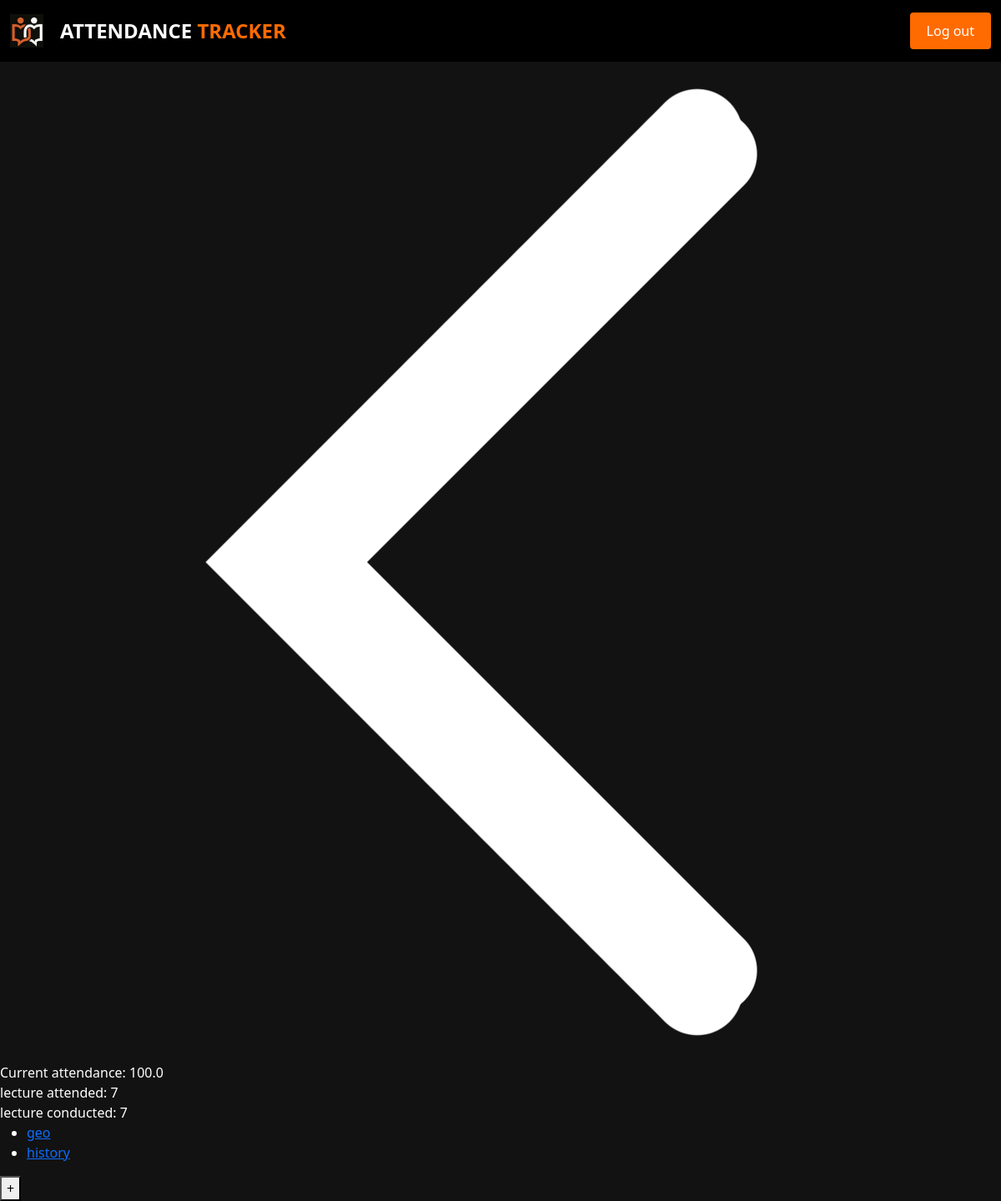
The page /group/3 (signed in) on the database as committed earlier.
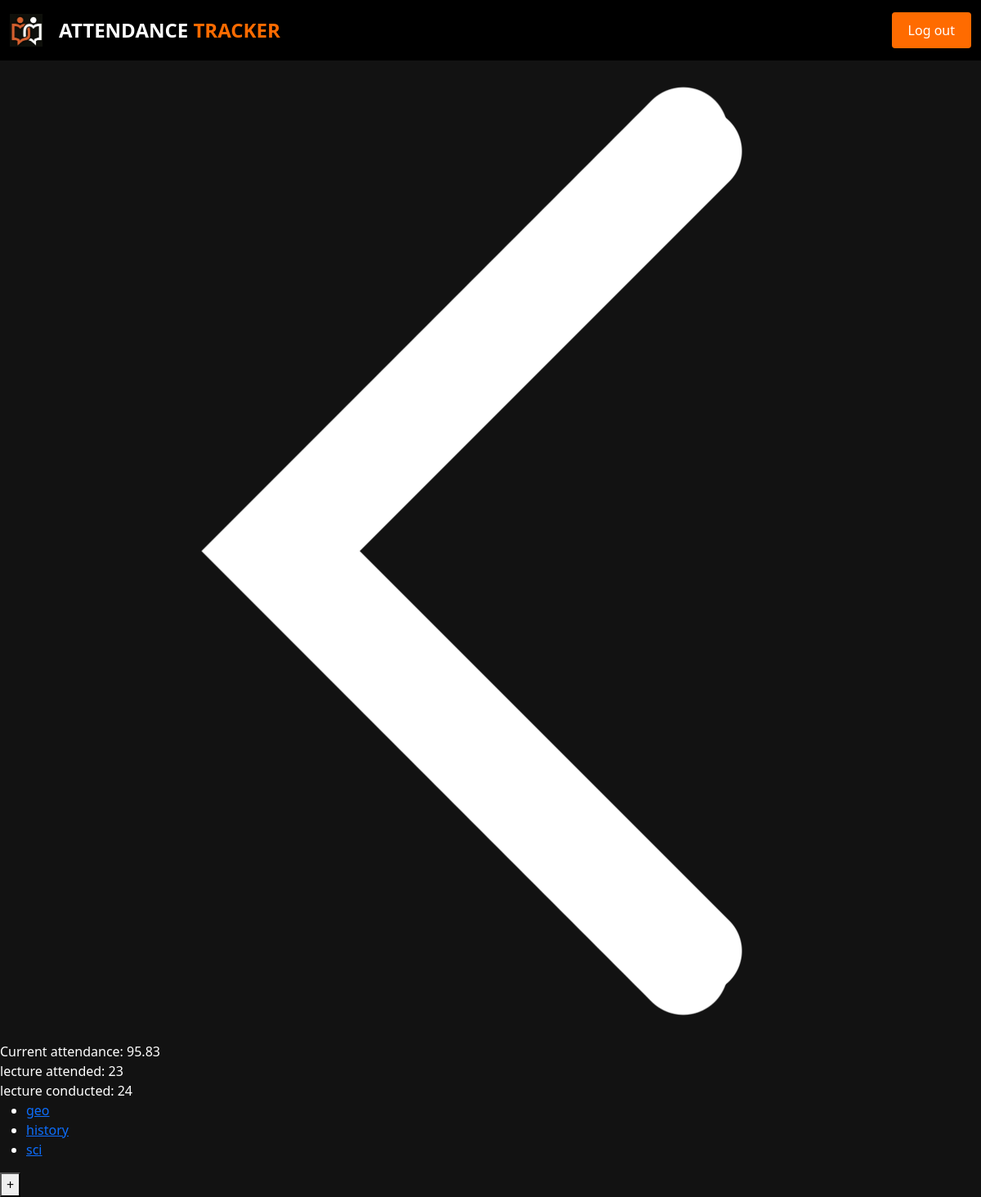
The same page on the database as committed later.
### tables this page shows
CREATE TABLE subjects (
    id INTEGER PRIMARY KEY AUTOINCREMENT,
    group_id INTEGER NOT NULL,
    name TEXT NOT NULL,
    FOREIGN KEY (group_id) REFERENCES groups(id) ON DELETE CASCADE
);

### app.py (the view, shortened to what this page needs)
@app.route("/group/<int:id>", methods=['GET', 'POST'])
@login_required
def group(id):
    db = get_db()
    group = db.execute("SELECT * FROM groups WHERE user_id = ? AND id = ?", [session['user_id'], id]).fetchone()
    attendance = db.execute("SELECT SUM(lecture_attended) as attend, SUM(lecture_conducted) as conduct FROM sessions WHERE group_id = ? GROUP BY group_id",[id]).fetchone()
    if attendance is None:
        percent = 0
        attendance = {'attend': 0, 'conduct': 0}
    else:
        percent = int(attendance['attend']) / int(attendance['conduct']) * 100
        percent = round(percent, 2)
    if group['use_subgroups'] == 1:
        sub_group = db.execute("SELECT * FROM subjects WHERE group_id = ?", [id]).fetchall()
        return render_template("group.html",attendance=attendance,percent=percent, group=group, subject=sub_group, id=id)
    return render_template("group.html",attendance=attendance, group=group, id=id,percent=percent, today=datetime.date.today())

### database.py (called while the page is built)
def get_db():
    if 'db' not in g:
        g.db = sqlite3.connect('attendance.db')
        g.db.row_factory = sqlite3.Row  # lets you access columns by name like dict
    return g.db

### help.py (called while the page is built)
def login_required(f):
    @wraps(f)
    def decorated_function(*args, **kwargs):
        if 'user_id' not in session:
            return redirect('/login')
        return f(*args, **kwargs)
    return decorated_function

### templates/group.html (shortened to what this page needs)
{% extends "layout.html" %}
{% block main %}
    <div>
        <a href="/">
            <img src="{{ url_for('static', filename='images/back.png') }}">
        </a>
    </div>
    <div>
        Current attendance: {{percent}}
    </div>
    <div>
        lecture attended: {{attendance.attend}}
    </div>
    <div>
        lecture conducted: {{attendance.conduct}}
    </div>
    {% if group['use_subgroups'] == 1 %}
        <div>
            <ul>
                {% for s in subject %}
                    <li><a href="{{url_for('subject', group_id=id, sub_id=s.id)}}">{{ s.name }}</a></li>
                {% endfor %}
            </ul>
        </div>
        <div>
            <a href="{{ url_for('create_subject', id=id) }}"><button>+</button></a>
        </div>
    {% endif %}
{% endblock %}

### templates/layout.html (shortened to what this page needs)
<!DOCTYPE html>
<html lang="en">
<head>
    <link href="https://cdn.jsdelivr.net/npm/bootstrap@5.3.8/dist/css/bootstrap.min.css" rel="stylesheet">
    <link rel="stylesheet" href="/static/style.css">
</head>
<body>
    <header>
        <nav class="navbar navbar-dark">
            <div class="container-fluid">
                <div class="navbar-left">
                    <a href="/"><img src="/static/images/logo.jpeg" alt="Logo" height="40"></a>
                    <h1 class="navbar-title">ATTENDANCE <span class="tracker-text">TRACKER</span></h1>
                </div>
                {% if session['user_id'] %}
                <a href="/logout"><button class="logout-btn">Log out</button></a>
                {% endif %}
            </div>
        </nav>
    </header>
    <main>
        {% block main %}{% endblock %}
    </main>
</body>
</html>

### static/style.css (style rules this page uses)
body { background-color: #121212; color: white; }
.navbar { background-color: black; padding: 15px 0; }
.navbar .container-fluid { display: flex; justify-content: space-between; align-items: center; }
.navbar-left { display: flex; align-items: center; gap: 20px; }
.navbar-title { color: white; font-size: 24px; margin: 0; font-weight: bold; }
.navbar-title .tracker-text { color: #FF6B00; }
.logout-btn { background-color: #FF6B00; color: white; border: none; padding: 10px 20px; border-radius: 4px; font-size: 16px; cursor: pointer; font-weight: 500; }

Rows that differ between the two databases and show on the page:
added subjects: name "sci"
Other text that changed with them:
{{ percent }}: "100.0" → "95.83"
{{ attendance.attend }}: "7" → "23"
{{ attendance.conduct }}: "7" → "24"
